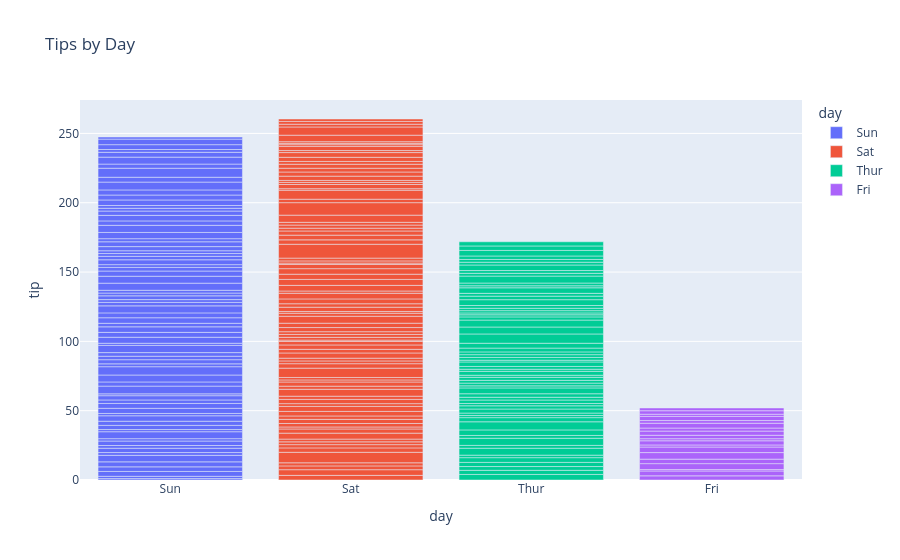

Source (notebook cell):
### Code cell
px.bar(tips,x = 'day', y ='tip', color ='day', title ='Tips by Day')

### Figure 1 — Plotly figure (JSON) as saved in the notebook; plotly's stock layout.template omitted (floating-point values rounded to 4 significant figures)
{"data": [{"hovertemplate": "day=%{x}<br>tip=%{y}<extra></extra>", "legendgroup": "Sun", "marker": {"color": "#636efa", "pattern": {"shape": ""}}, "name": "Sun", "orientation": "v", "showlegend": true, "textposition": "auto", "type": "bar", "x": ["Sun", "Sun", "Sun", "Sun", "Sun", "Sun", "Sun", "Sun", "Sun", "Sun", "Sun", "Sun", "Sun", "Sun", "Sun", "Sun", "Sun", "Sun", "Sun", "Sun", "Sun", "Sun", "Sun", "Sun", "Sun", "Sun", "Sun", "Sun", "Sun", "Sun", "Sun", "Sun", "Sun", "Sun", "Sun", "Sun", "Sun", "Sun", "Sun", "Sun", "Sun", "Sun", "Sun", "Sun", "Sun", "Sun", "Sun", "Sun", "Sun", "Sun", "Sun", "Sun", "Sun", "Sun", "Sun", "Sun", "Sun", "Sun", "Sun", "Sun", "Sun", "Sun", "Sun", "Sun", "Sun", "Sun", "Sun", "Sun", "Sun", "Sun", "Sun", "Sun", "Sun", "Sun", "Sun", "Sun"], "xaxis": "x", "y": [1.01, 1.66, 3.5, 3.31, 3.61, 4.71, 2.0, 3.12, 1.96, 3.23, 1.71, 5.0, 1.57, 3.0, 3.02, 3.92, 1.67, 3.71, 3.5, 2.54, 3.06, 1.32, 5.6, 3.0, 5.0, 6.0, 2.05, 3.0, 2.5, 2.6, 5.2, 1.56, 4.34, 3.51, 4.0, 2.55, 4.0, 3.5, 5.07, 2.5, 2.0, 2.74, 2.0, 2.0, 5.14, 5.0, 3.75, 2.61, 2.0, 3.5, 2.5, 2.0, 2.0, 3.0, 3.48, 2.24, 4.5, 5.15, 3.18, 4.0, 3.11, 2.0, 2.0, 4.0, 3.55, 3.68, 5.65, 3.5, 6.5, 3.0, 5.0, 3.5, 2.0, 3.5, 4.0, 1.5], "yaxis": "y"}, {"hovertemplate": "day=%{x}<br>tip=%{y}<extra></extra>", "legendgroup": "Sat", "marker": {"color": "#EF553B", "pattern": {"shape": ""}}, "name": "Sat", "orientation": "v", "showlegend": true, "textposition": "auto", "type": "bar", "x": ["Sat", "Sat", "Sat", "Sat", "Sat", "Sat", "Sat", "Sat", "Sat", "Sat", "Sat", "Sat", "Sat", "Sat", "Sat", "Sat", "Sat", "Sat", "Sat", "Sat", "Sat", "Sat", "Sat", "Sat", "Sat", "Sat", "Sat", "Sat", "Sat", "Sat", "Sat", "Sat", "Sat", "Sat", "Sat", "Sat", "Sat", "Sat", "Sat", "Sat", "Sat", "Sat", "Sat", "Sat", "Sat", "Sat", "Sat", "Sat", "Sat", "Sat", "Sat", "Sat", "Sat", "Sat", "Sat", "Sat", "Sat", "Sat", "Sat", "Sat", "Sat", "Sat", "Sat", "Sat", "Sat", "Sat", "Sat", "Sat", "Sat", "Sat", "Sat", "Sat", "Sat", "Sat", "Sat", "Sat", "Sat", "Sat", "Sat", "Sat", "Sat", "Sat", "Sat", "Sat", "Sat", "Sat", "Sat"], "xaxis": "x", "y": [3.35, 4.08, 2.75, 2.23, 7.58, 3.18, 2.34, 2.0, 2.0, 4.3, 3.0, 1.45, 2.5, 3.0, 2.45, 3.27, 3.6, 2.0, 3.07, 2.31, 5.0, 2.24, 3.0, 1.5, 1.76, 6.73, 3.21, 2.0, 1.98, 3.76, 2.64, 3.15, 2.47, 1.0, 2.01, 2.09, 1.97, 3.0, 3.14, 5.0, 2.2, 1.25, 3.08, 2.5, 3.48, 4.08, 1.64, 4.06, 4.29, 3.76, 4.0, 3.0, 1.0, 1.61, 2.0, 10.0, 3.16, 3.41, 3.0, 2.03, 2.23, 2.0, 5.16, 9.0, 2.5, 6.5, 1.1, 3.0, 1.5, 1.44, 3.09, 3.0, 2.72, 2.88, 2.0, 3.0, 3.39, 1.47, 3.0, 1.25, 1.0, 1.17, 4.67, 5.92, 2.0, 2.0, 1.75], "yaxis": "y"}, {"hovertemplate": "day=%{x}<br>tip=%{y}<extra></extra>", "legendgroup": "Thur", "marker": {"color": "#00cc96", "pattern": {"shape": ""}}, "name": "Thur", "orientation": "v", "showlegend": true, "textposition": "auto", "type": "bar", "x": ["Thur", "Thur", "Thur", "Thur", "Thur", "Thur", "Thur", "Thur", "Thur", "Thur", "Thur", "Thur", "Thur", "Thur", "Thur", "Thur", "Thur", "Thur", "Thur", "Thur", "Thur", "Thur", "Thur", "Thur", "Thur", "Thur", "Thur", "Thur", "Thur", "Thur", "Thur", "Thur", "Thur", "Thur", "Thur", "Thur", "Thur", "Thur", "Thur", "Thur", "Thur", "Thur", "Thur", "Thur", "Thur", "Thur", "Thur", "Thur", "Thur", "Thur", "Thur", "Thur", "Thur", "Thur", "Thur", "Thur", "Thur", "Thur", "Thur", "Thur", "Thur", "Thur"], "xaxis": "x", "y": [4.0, 3.0, 2.71, 3.0, 3.4, 1.83, 5.0, 2.03, 5.17, 2.0, 4.0, 5.85, 3.0, 1.5, 1.8, 2.92, 2.31, 1.68, 2.5, 2.0, 2.52, 4.2, 1.48, 2.0, 2.0, 2.18, 1.5, 2.83, 1.5, 2.0, 3.25, 1.25, 2.0, 2.0, 2.0, 2.75, 3.5, 6.7, 5.0, 5.0, 2.3, 1.5, 1.36, 1.63, 1.73, 2.0, 4.19, 2.56, 2.02, 4.0, 1.44, 2.0, 5.0, 2.0, 2.0, 4.0, 2.01, 2.0, 2.5, 4.0, 3.23, 3.0], "yaxis": "y"}, {"hovertemplate": "day=%{x}<br>tip=%{y}<extra></extra>", "legendgroup": "Fri", "marker": {"color": "#ab63fa", "pattern": {"shape": ""}}, "name": "Fri", "orientation": "v", "showlegend": true, "textposition": "auto", "type": "bar", "x": ["Fri", "Fri", "Fri", "Fri", "Fri", "Fri", "Fri", "Fri", "Fri", "Fri", "Fri", "Fri", "Fri", "Fri", "Fri", "Fri", "Fri", "Fri", "Fri"], "xaxis": "x", "y": [3.0, 3.5, 1.0, 4.3, 3.25, 4.73, 4.0, 1.5, 3.0, 1.5, 2.5, 3.0, 2.2, 3.48, 1.92, 3.0, 1.58, 2.5, 2.0], "yaxis": "y"}], "layout": {"barmode": "relative", "legend": {"title": {"text": "day"}, "tracegroupgap": 0}, "title": {"text": "Tips by Day"}, "xaxis": {"anchor": "y", "categoryarray": ["Sun", "Sat", "Thur", "Fri"], "categoryorder": "array", "domain": [0, 1], "title": {"text": "day"}}, "yaxis": {"anchor": "x", "domain": [0, 1], "title": {"text": "tip"}}}}
